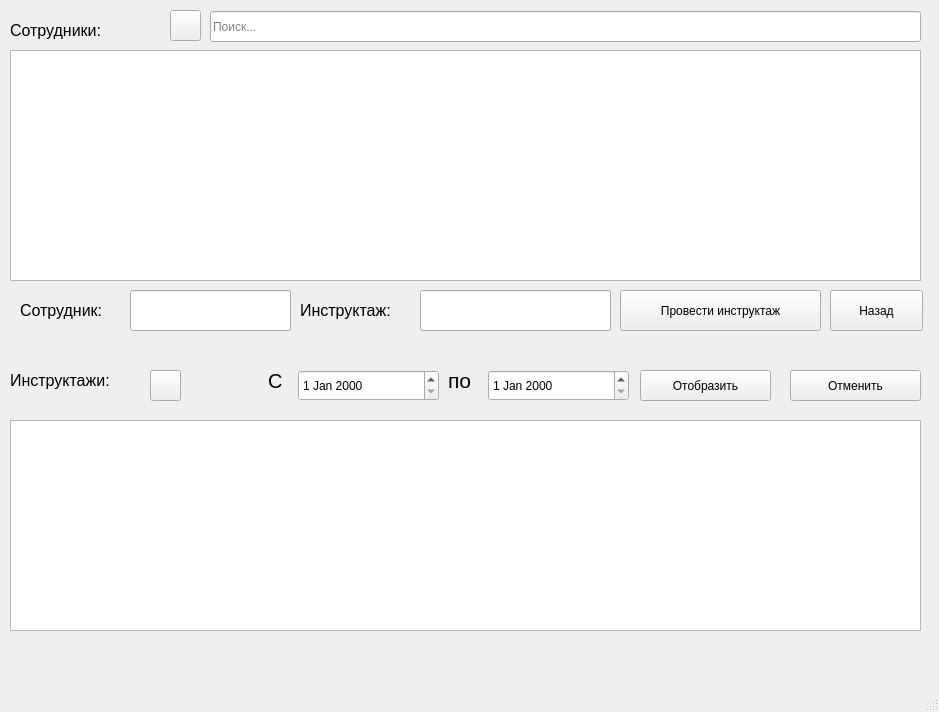
<?xml version="1.0" encoding="UTF-8"?>
<ui version="4.0">
 <class>BriefingsWindow</class>
 <widget class="QMainWindow" name="BriefingsWindow">
  <property name="geometry">
   <rect>
    <x>0</x>
    <y>0</y>
    <width>939</width>
    <height>712</height>
   </rect>
  </property>
  <property name="font">
   <font>
    <pointsize>9</pointsize>
   </font>
  </property>
  <property name="windowTitle">
   <string>Инструктажи</string>
  </property>
  <widget class="QWidget" name="centralwidget">
   <widget class="QTableWidget" name="briefings_tw">
    <property name="geometry">
     <rect>
      <x>10</x>
      <y>420</y>
      <width>911</width>
      <height>211</height>
     </rect>
    </property>
    <property name="selectionMode">
     <enum>QAbstractItemView::SingleSelection</enum>
    </property>
    <property name="selectionBehavior">
     <enum>QAbstractItemView::SelectRows</enum>
    </property>
    <property name="sortingEnabled">
     <bool>true</bool>
    </property>
   </widget>
   <widget class="QLineEdit" name="selectedBriefing_le">
    <property name="geometry">
     <rect>
      <x>420</x>
      <y>290</y>
      <width>191</width>
      <height>41</height>
     </rect>
    </property>
    <property name="font">
     <font>
      <pointsize>12</pointsize>
     </font>
    </property>
   </widget>
   <widget class="QPushButton" name="back_pb">
    <property name="geometry">
     <rect>
      <x>830</x>
      <y>290</y>
      <width>93</width>
      <height>41</height>
     </rect>
    </property>
    <property name="text">
     <string>Назад</string>
    </property>
   </widget>
   <widget class="QLabel" name="label">
    <property name="geometry">
     <rect>
      <x>20</x>
      <y>290</y>
      <width>111</width>
      <height>41</height>
     </rect>
    </property>
    <property name="font">
     <font>
      <pointsize>12</pointsize>
     </font>
    </property>
    <property name="text">
     <string>Сотрудник:</string>
    </property>
   </widget>
   <widget class="QTableWidget" name="employees_tw">
    <property name="geometry">
     <rect>
      <x>10</x>
      <y>50</y>
      <width>911</width>
      <height>231</height>
     </rect>
    </property>
    <property name="selectionMode">
     <enum>QAbstractItemView::SingleSelection</enum>
    </property>
    <property name="selectionBehavior">
     <enum>QAbstractItemView::SelectRows</enum>
    </property>
    <property name="sortingEnabled">
     <bool>true</bool>
    </property>
   </widget>
   <widget class="QLineEdit" name="selectedEmployee_le">
    <property name="geometry">
     <rect>
      <x>130</x>
      <y>290</y>
      <width>161</width>
      <height>41</height>
     </rect>
    </property>
    <property name="font">
     <font>
      <pointsize>12</pointsize>
     </font>
    </property>
   </widget>
   <widget class="QLabel" name="label_2">
    <property name="geometry">
     <rect>
      <x>300</x>
      <y>290</y>
      <width>121</width>
      <height>41</height>
     </rect>
    </property>
    <property name="font">
     <font>
      <pointsize>12</pointsize>
     </font>
    </property>
    <property name="text">
     <string>Инструктаж:</string>
    </property>
   </widget>
   <widget class="QPushButton" name="instruct_pb">
    <property name="geometry">
     <rect>
      <x>620</x>
      <y>290</y>
      <width>201</width>
      <height>41</height>
     </rect>
    </property>
    <property name="text">
     <string>Провести инструктаж</string>
    </property>
   </widget>
   <widget class="QLabel" name="label_3">
    <property name="geometry">
     <rect>
      <x>10</x>
      <y>10</y>
      <width>121</width>
      <height>41</height>
     </rect>
    </property>
    <property name="font">
     <font>
      <pointsize>12</pointsize>
     </font>
    </property>
    <property name="text">
     <string>Сотрудники:</string>
    </property>
   </widget>
   <widget class="QLabel" name="label_4">
    <property name="geometry">
     <rect>
      <x>10</x>
      <y>360</y>
      <width>141</width>
      <height>41</height>
     </rect>
    </property>
    <property name="font">
     <font>
      <pointsize>12</pointsize>
     </font>
    </property>
    <property name="text">
     <string>Инструктажи:</string>
    </property>
   </widget>
   <widget class="QLineEdit" name="employeesSearch_le">
    <property name="geometry">
     <rect>
      <x>210</x>
      <y>11</y>
      <width>711</width>
      <height>31</height>
     </rect>
    </property>
    <property name="placeholderText">
     <string>Поиск...</string>
    </property>
   </widget>
   <widget class="QDateEdit" name="briefingsStart_de">
    <property name="geometry">
     <rect>
      <x>298</x>
      <y>370</y>
      <width>141</width>
      <height>31</height>
     </rect>
    </property>
   </widget>
   <widget class="QLabel" name="label_5">
    <property name="geometry">
     <rect>
      <x>268</x>
      <y>360</y>
      <width>31</width>
      <height>41</height>
     </rect>
    </property>
    <property name="font">
     <font>
      <pointsize>15</pointsize>
     </font>
    </property>
    <property name="text">
     <string>C</string>
    </property>
   </widget>
   <widget class="QDateEdit" name="briefingEnd_de">
    <property name="geometry">
     <rect>
      <x>488</x>
      <y>370</y>
      <width>141</width>
      <height>31</height>
     </rect>
    </property>
   </widget>
   <widget class="QLabel" name="label_6">
    <property name="geometry">
     <rect>
      <x>448</x>
      <y>360</y>
      <width>31</width>
      <height>41</height>
     </rect>
    </property>
    <property name="font">
     <font>
      <pointsize>16</pointsize>
     </font>
    </property>
    <property name="text">
     <string>по</string>
    </property>
   </widget>
   <widget class="QPushButton" name="filterBriefings_pb">
    <property name="geometry">
     <rect>
      <x>640</x>
      <y>370</y>
      <width>131</width>
      <height>31</height>
     </rect>
    </property>
    <property name="text">
     <string>Отобразить</string>
    </property>
   </widget>
   <widget class="QPushButton" name="briefingsToExcel_pb">
    <property name="geometry">
     <rect>
      <x>150</x>
      <y>370</y>
      <width>31</width>
      <height>31</height>
     </rect>
    </property>
    <property name="text">
     <string/>
    </property>
    <property name="icon">
     <iconset>
      <normaloff>../../icons/excel.JPG</normaloff>../../icons/excel.JPG</iconset>
    </property>
   </widget>
   <widget class="QPushButton" name="employeesToExcel_pb">
    <property name="geometry">
     <rect>
      <x>170</x>
      <y>10</y>
      <width>31</width>
      <height>31</height>
     </rect>
    </property>
    <property name="text">
     <string/>
    </property>
    <property name="icon">
     <iconset>
      <normaloff>../../icons/excel.JPG</normaloff>../../icons/excel.JPG</iconset>
    </property>
   </widget>
   <widget class="QPushButton" name="cancelFilterBriefings_pb">
    <property name="geometry">
     <rect>
      <x>790</x>
      <y>370</y>
      <width>131</width>
      <height>31</height>
     </rect>
    </property>
    <property name="text">
     <string>Отменить</string>
    </property>
   </widget>
  </widget>
  <widget class="QMenuBar" name="menubar">
   <property name="geometry">
    <rect>
     <x>0</x>
     <y>0</y>
     <width>939</width>
     <height>26</height>
    </rect>
   </property>
  </widget>
  <widget class="QStatusBar" name="statusbar"/>
 </widget>
 <resources/>
 <connections/>
</ui>
